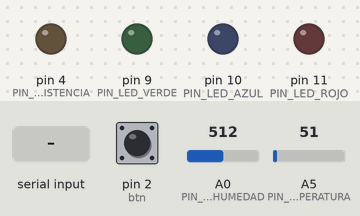
Bench run of a sketch on a simulated Arduino Uno, built with avr-gcc and run on an emulated ATmega328P. Parts: output pins drawn as LEDs (lit = HIGH). Inputs (shaded band) come from the test bench; at power-on: A5 (PIN_SENSOR_TEMPERATURA) = 51, pin 2 (btn) LOW, A0 (PIN_SENSOR_HUMEDAD) = 512.

Above: at 1.2 s.
1.3 s: "c" received over the second serial link
At 2.4 s:
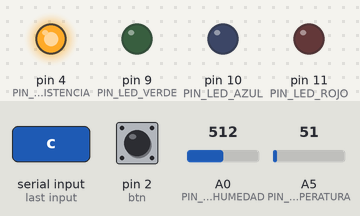
2.8 s: A5 (PIN_SENSOR_TEMPERATURA) set to 96
4.3 s: A5 (PIN_SENSOR_TEMPERATURA) set to 107
At 4.8 s:
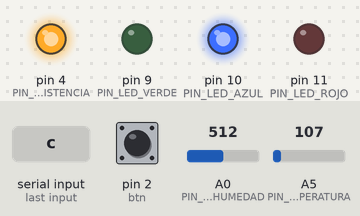
5.8 s: "a" received over the second serial link
At 7.2 s:
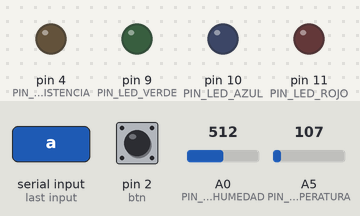
Timing chart, 0 to 8.3 s (numbered marks = the images above; inputs shaded):
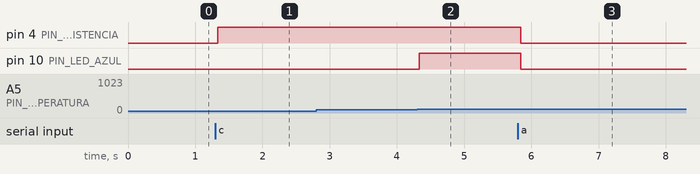

Measured:
- the behaviour switches between 100 and 101 on A5 (PIN_SENSOR_TEMPERATURA) (found by bisection; images 1 and 2)
- after the input at 1.3 s, pin 4 (PIN_RESISTENCIA): LOW → HIGH at once
- after the input at 2.8 s, every drawn part: stays the same
- after the input at 4.3 s, pin 10 (PIN_LED_AZUL): LOW → HIGH at once
- after the input at 5.8 s, pin 4 (PIN_RESISTENCIA), pin 10 (PIN_LED_AZUL): HIGH → LOW at once

The sketch:

TP_2_parte_2.ino
```cpp
#include <SoftwareSerial.h>

SoftwareSerial BTserial(8,12); // RX | TX
char c = ' ';
const int timeThreshold = 300;
const int intPin = 2;
volatile int ISRCounter = 0;
int counter = 0;
long startTime = 0;
// Tipos de eventos disponibles .
//----------------------------------------------
#define TIPO_EVENTO_CONTINUAR						2000
#define TIPO_EVENTO_SENSOR_TEMP_BAJA 				3000
#define TIPO_EVENTO_SENSOR_TEMP_IDEAL				4000
#define TIPO_EVENTO_SENSOR_TEMP_ALTA				5000
#define TIPO_EVENTO_MSJ_ENVIADO						6000
#define TIPO_EVENTO_SENSOR_HAY_AGUA					7000
#define TIPO_EVENTO_SIN_AGUA						8000
#define TIPO_EVENTO_APAGADO							9000
#define TIPO_EVENTO_SENSOR_TEMP_ALTA			    10000
#define TIPO_EVENTO_ENCENDER						11000
//----------------------------------------------

//----------------------------------------------
// Estado del embeded ...
#define ESTADO_APAGADO								100
#define ESTADO_CON_AGUA								200
#define ESTADO_CLIMATIZADOR_ESPERANDO_RESPUESTA_MSJ	300
#define ESTADO_SIN_AGUA								400
#define ESTADO_TEMPERATURA_BAJA						500
#define APAGADO										600
#define ESTADO_FINALIZADO							700
#define ESTADO_TEMPERATURA_ALTA						800
#define ESTADO_TEMPERATURA_IDEAL					900
//----------------------------------------------

//----------------------------------------------
// Estado de un sensor ...
#define ESTADO_SENSOR_OK 							108
#define ESTADO_SENSOR_ERROR   						666
//----------------------------------------------

//----------------------------------------------
// Estado de un mensaje ...
#define MENSAJE_ENVIADO_OK 							10
#define MENSAJE_ENVIADO_ERROR  						666
//----------------------------------------------

// Otras constantes ....
//----------------------------------------------
#define UMBRAL_DIFERENCIA_TIMEOUT					50
#define UMBRAL_TEMPERATURA_MINIMA					100
#define UMBRAL_TEMPERATURA_FRIO						550
#define UMBRAL_TEMPERATURA_MEDIO					600
#define UMBRAL_TEMPERATURA_ALTA						900
#define UMBRAL_HUMEDAD_CON_AGUA						100
#define UMBRAL_HUMEDAD_SIN_AGUA						0
#define MAX_CANT_SENSORES  							2
#define SENSOR_TEMPERATURA							0
#define SENSOR_HUMEDAD								1
#define PIN_SENSOR_TEMPERATURA						A5
#define PIN_SENSOR_HUMEDAD							A0
#define PIN_LED_AZUL 								10
#define PIN_LED_VERDE 	 							9
#define PIN_LED_ROJO 	 							11
#define btn											2
#define PIN_RESISTENCIA								4
#define ESTADO_ON       1
#define ESTADO_OFF       0
//----------------------------------------------

//----------------------------------------------
struct stSensor
{
  int  pin;
  int  estado;
  int  estadoH;
  long valor_actual;
  long valor_previo;
};
stSensor sensores[MAX_CANT_SENSORES];
//----------------------------------------------

char cadena_bluetooth[20]={0};

//----------------------------------------------

struct stEvento
{
  int tipo;
  int param1;
  int param2;
};
stEvento evento;
//----------------------------------------------


// Variables globales ...
//----------------------------------------------
int estado;
bool estado_boton;
bool estado_boton_anterior;
bool timeout;
long lct;
//----------------------------------------------
void mandar_datos_bluetooth()
{
  String aux=(String)sensores[SENSOR_TEMPERATURA].valor_actual;
  BTserial.println(aux);
}

//----------------------------------------------
void do_init()
{
  Serial.begin(9600);

  pinMode (btn, INPUT);
  pinMode(PIN_LED_VERDE, OUTPUT);
  pinMode(PIN_LED_AZUL , OUTPUT);
  pinMode(PIN_LED_ROJO , OUTPUT);
  pinMode(PIN_RESISTENCIA , OUTPUT);
  BTserial.begin(9600);

  sensores[SENSOR_TEMPERATURA].pin 	  = PIN_SENSOR_TEMPERATURA;
  sensores[SENSOR_TEMPERATURA].estado = ESTADO_SENSOR_OK;
  sensores[SENSOR_HUMEDAD].pin 	  = PIN_SENSOR_HUMEDAD;
  sensores[SENSOR_HUMEDAD].estado = ESTADO_SENSOR_OK;

  // Inicializo el evento inicial
  estado = ESTADO_APAGADO;
  estado_boton = false;
  estado_boton_anterior = false;
  attachInterrupt(digitalPinToInterrupt(btn),handle_btn,RISING);

  timeout = false;
  lct 	  = millis();
  BTserial.print("inicializando...");
}
//----------------------------------------------
void debounceCount()
{
	if (millis() - startTime > timeThreshold)
	{
		ISRCounter++;
		startTime = millis();
    if(c=='a')
    estado_boton =ESTADO_OFF;
    else if(c=='c')
    estado_boton=ESTADO_ON;
	}
}
//-----------------------------------------------

void handle_btn(){
  debounceCount();
}

//----------------------------------------------
long leerSensorTemperatura( )
{
  return analogRead(PIN_SENSOR_TEMPERATURA);
}
//----------------------------------------------
//----------------------------------------------
long leerSensorHumedad( )
{
  return analogRead(PIN_SENSOR_HUMEDAD);
}
//----------------------------------------------
//----------------------------------------------
long leerBoton1( )
{
  return digitalRead(btn);
}
//----------------------------------------------

//----------------------------------------------
void apagar_leds( )
{
  analogWrite(PIN_LED_VERDE, 0);
  analogWrite(PIN_LED_AZUL , 0);
  analogWrite(PIN_LED_ROJO , 0);
}
//----------------------------------------------

//----------------------------------------------
void apagar_calentador( )
{
  digitalWrite(PIN_RESISTENCIA, LOW);
}
//----------------------------------------------

//----------------------------------------------
void encender_calentador( )
{
  digitalWrite(PIN_RESISTENCIA, HIGH);
}
//----------------------------------------------


//----------------------------------------------
void actualizar_indicador_led_azul( )
{
  analogWrite(PIN_LED_VERDE, 0);
  analogWrite(PIN_LED_AZUL , 255 );
  analogWrite(PIN_LED_ROJO , 0);
}
//----------------------------------------------

//----------------------------------------------
void actualizar_indicador_led_verde( )
{
  analogWrite(PIN_LED_VERDE, 255);
  analogWrite(PIN_LED_AZUL , 0);
  analogWrite(PIN_LED_ROJO , 0);
}
//----------------------------------------------

//----------------------------------------------
void actualizar_indicador_led_rojo( )
{
  analogWrite(PIN_LED_VERDE, 0);
  analogWrite(PIN_LED_AZUL , 0);
  analogWrite(PIN_LED_ROJO , 255 );
}
//----------------------------------------------

//----------------------------------------------

// ---------------------------------------------
bool verificarEstadoSensorHumedad()
{
  sensores[SENSOR_HUMEDAD].valor_actual = leerSensorHumedad( );
  int valor_actual = sensores[SENSOR_HUMEDAD].valor_actual;

  if(valor_actual > UMBRAL_HUMEDAD_SIN_AGUA)
  {
	  if( valor_actual < UMBRAL_HUMEDAD_CON_AGUA )
	  {
      evento.tipo   = TIPO_EVENTO_SIN_AGUA;
      estado = ESTADO_SIN_AGUA;
	  }
	  else if( valor_actual >= UMBRAL_HUMEDAD_CON_AGUA)
	  {
	  	evento.tipo   = TIPO_EVENTO_SENSOR_HAY_AGUA;
      evento.param1 = SENSOR_HUMEDAD;
      evento.param2 = valor_actual;
      estado=ESTADO_CON_AGUA;
      return true;
	  }
  }
  return false;
}

// ---------------------------------------------
bool verificarEstadoSensorTemperatura( )
{
  sensores[SENSOR_TEMPERATURA].valor_actual = leerSensorTemperatura( );
  int valor_actual = sensores[SENSOR_TEMPERATURA].valor_actual;
  int valor_previo = sensores[SENSOR_TEMPERATURA].valor_previo;

  if(valor_actual > UMBRAL_TEMPERATURA_MINIMA && valor_actual != valor_previo )
  {
	  sensores[SENSOR_TEMPERATURA].valor_previo = valor_actual;

	  if(  valor_actual < UMBRAL_TEMPERATURA_FRIO  )
	  {
      evento.tipo   = TIPO_EVENTO_SENSOR_TEMP_BAJA;
      evento.param1 = SENSOR_TEMPERATURA;
      evento.param2 = valor_actual;
	  }
	  else if( (valor_actual > UMBRAL_TEMPERATURA_FRIO)&& (valor_actual<UMBRAL_TEMPERATURA_MEDIO))
	  {
      evento.tipo   = TIPO_EVENTO_SENSOR_TEMP_IDEAL;
      evento.param1 = SENSOR_TEMPERATURA;
      evento.param2 = valor_actual;
	  }
	  else if( valor_actual >= UMBRAL_TEMPERATURA_MEDIO )
	  {
      evento.tipo   = TIPO_EVENTO_SENSOR_TEMP_ALTA;
      evento.param1 = SENSOR_TEMPERATURA;
      evento.param2 = valor_actual;
	  }

    if( valor_actual >= UMBRAL_TEMPERATURA_ALTA)
    {
      evento.tipo = TIPO_EVENTO_APAGADO;
    }
	  return true;
  }

  return false;
}
//----------------------------------------------

//----------------------------------------------
bool verificarBoton1()
{
  if(BTserial.available())
	  {
      c = BTserial.read();
      if(c=='a')
        {
          evento.tipo = TIPO_EVENTO_APAGADO;

          estado_boton_anterior = estado_boton;
              handle_btn();
          return true;
        }

      if(c=='c')
        {
          evento.tipo   = TIPO_EVENTO_ENCENDER;
              estado_boton_anterior = estado_boton;
              handle_btn();
          return true;
        }
	  }
	return false;
}
//----------------------------------------------
//----------------------------------------------
//----------------------------------------------
void genera_evento()
{
	long ct = millis();
	int  diferencia = (ct - lct);
	timeout = (diferencia > UMBRAL_DIFERENCIA_TIMEOUT)? (true):(false);

	if( timeout )
	{
		// Doy acuse de la recepcion del timeout
		timeout = false;
		lct 	= ct;
    verificarBoton1();
    if( estado_boton)
		{
      if( (verificarEstadoSensorHumedad() == true) )
      {

        if( (verificarEstadoSensorTemperatura() == true))
        {

          return;
        }
      }
    }
	}
  if(evento.tipo==TIPO_EVENTO_APAGADO)
  {
    return;
  }

	evento.tipo = TIPO_EVENTO_CONTINUAR;
}
//----------------------------------------------

//----------------------------------------------
void maquina_estados_Pava_Inteligente( )
{
	genera_evento();

	switch( estado )
	{
		case ESTADO_APAGADO:
		{
			switch(evento.tipo)
			{
			  case TIPO_EVENTO_ENCENDER:
				{
          estado = ESTADO_SIN_AGUA;
				}
				break;

				case TIPO_EVENTO_CONTINUAR:
				{
					apagar_calentador();
					apagar_leds();
          estado = ESTADO_APAGADO;
				}
				break;

				default:
          break;
			}
		break;
    }


		case ESTADO_SIN_AGUA:
		{
			switch(evento.tipo)
			{
			case TIPO_EVENTO_SENSOR_HAY_AGUA:
      {
        encender_calentador();
        estado = ESTADO_CON_AGUA;
      }
      break;

      case TIPO_EVENTO_APAGADO:
      {
        apagar_calentador();
        apagar_leds();
        estado = APAGADO;
      }
      break;

      case TIPO_EVENTO_CONTINUAR:
      {
        estado = ESTADO_SIN_AGUA;
      }
      break;

      default:
        break;
  }
  break;
  }

		case ESTADO_CON_AGUA:
		{
      encender_calentador();
			switch(evento.tipo)
			{
				case TIPO_EVENTO_SIN_AGUA:
				{
					estado = ESTADO_SIN_AGUA;
				}
				break;

				case TIPO_EVENTO_SENSOR_TEMP_BAJA:
				{
					actualizar_indicador_led_azul( );
          mandar_datos_bluetooth();
					estado = ESTADO_TEMPERATURA_BAJA;
				}
				break;
          case TIPO_EVENTO_SENSOR_TEMP_IDEAL:
				{
					actualizar_indicador_led_verde( );
          mandar_datos_bluetooth();
					estado = ESTADO_TEMPERATURA_IDEAL;
				}
				break;

        case TIPO_EVENTO_SENSOR_TEMP_ALTA:
				{
					actualizar_indicador_led_rojo( );
          mandar_datos_bluetooth();
					estado = ESTADO_TEMPERATURA_ALTA;
				}
				break;

				case TIPO_EVENTO_APAGADO:
				{
					apagar_calentador();
					apagar_leds();
					estado = APAGADO;
				}
				break;

				case TIPO_EVENTO_CONTINUAR:
				{
				  mandar_datos_bluetooth();

					estado = ESTADO_CON_AGUA;
				}
				break;

				default:
          break;
			}
		break;
		}


		case ESTADO_TEMPERATURA_BAJA:
		{
			switch(evento.tipo)
			{
				case TIPO_EVENTO_SENSOR_TEMP_IDEAL:
				{
					actualizar_indicador_led_verde( );
					mandar_datos_bluetooth();
					estado = ESTADO_TEMPERATURA_IDEAL;
				}
				break;
        case TIPO_EVENTO_SENSOR_TEMP_ALTA:
				{
					actualizar_indicador_led_rojo( );
					mandar_datos_bluetooth();
					estado = ESTADO_TEMPERATURA_ALTA;
				}
				break;

				case TIPO_EVENTO_APAGADO:
				{
					apagar_calentador();
					apagar_leds();
					estado = APAGADO;
				}
				break;

				case TIPO_EVENTO_SIN_AGUA:
				{
					estado = ESTADO_SIN_AGUA;
				}
				break;

				case TIPO_EVENTO_CONTINUAR:
				{
          mandar_datos_bluetooth();
					estado = ESTADO_TEMPERATURA_BAJA;
				}
				break;
				default:

          break;
			}
		break;
    }


		case ESTADO_TEMPERATURA_IDEAL:
		{
			switch(evento.tipo)
			{
				case TIPO_EVENTO_SENSOR_TEMP_ALTA:
				{
					actualizar_indicador_led_rojo( );
					mandar_datos_bluetooth();
					estado = ESTADO_TEMPERATURA_ALTA;
				}
				break;
          case TIPO_EVENTO_SENSOR_TEMP_BAJA:
				{
					actualizar_indicador_led_azul( );
					mandar_datos_bluetooth();
					estado = ESTADO_TEMPERATURA_BAJA;
				}
				break;

				case TIPO_EVENTO_CONTINUAR:
				{
          mandar_datos_bluetooth();
					estado = ESTADO_TEMPERATURA_IDEAL;
				}
				break;

				case TIPO_EVENTO_APAGADO:
				{
					apagar_calentador();
					apagar_leds();
					estado = APAGADO;
				}
				break;

				case TIPO_EVENTO_SIN_AGUA:
				{
					estado = ESTADO_SIN_AGUA;
				}
				break;

				default:

        break;
			}
      break;
		}
    break;

		case ESTADO_TEMPERATURA_ALTA:
		{
			switch(evento.tipo)
			{
				case TIPO_EVENTO_SENSOR_TEMP_ALTA:
				{
					actualizar_indicador_led_rojo( );
					mandar_datos_bluetooth();
					estado = ESTADO_FINALIZADO;
				}
				break;

        case TIPO_EVENTO_SENSOR_TEMP_IDEAL:
				{
					actualizar_indicador_led_verde( );
					mandar_datos_bluetooth();
					estado = ESTADO_TEMPERATURA_IDEAL;
				}
				break;

				case TIPO_EVENTO_SENSOR_TEMP_BAJA:
				{
					actualizar_indicador_led_azul( );
					mandar_datos_bluetooth();
					estado = ESTADO_TEMPERATURA_BAJA;
				}
				break;

				case TIPO_EVENTO_CONTINUAR:
				{
          mandar_datos_bluetooth();
					estado = ESTADO_TEMPERATURA_ALTA;
				}
				break;

				case TIPO_EVENTO_SIN_AGUA:
				{
					estado = ESTADO_SIN_AGUA;
				}
				break;

				case TIPO_EVENTO_APAGADO:
				{
					apagar_calentador();
					apagar_leds();
					estado = APAGADO;
				}
				break;

				default:
        break;
			}
        break;
		}
        break;

		case ESTADO_FINALIZADO:
		{
			switch(evento.tipo)
			{
				case TIPO_EVENTO_APAGADO:
				{
					apagar_calentador();
					apagar_leds();
					estado = ESTADO_APAGADO;
				}
				break;

				case TIPO_EVENTO_CONTINUAR:
				{
					apagar_calentador();
					apagar_leds();
					estado = ESTADO_APAGADO;
				}
				break;

				default:

          break;
			}
      break;
		}

	break;
	}

  // Consumo el evento...
  evento.tipo   = TIPO_EVENTO_CONTINUAR;
  evento.param1 = -1;
  evento.param2 = -1;
}


// Funciones de arduino !.
//----------------------------------------------
void setup()
{
    do_init();
}
//----------------------------------------------

//----------------------------------------------
void loop()
{
	maquina_estados_Pava_Inteligente();

}
//----------------------------------------------
```
